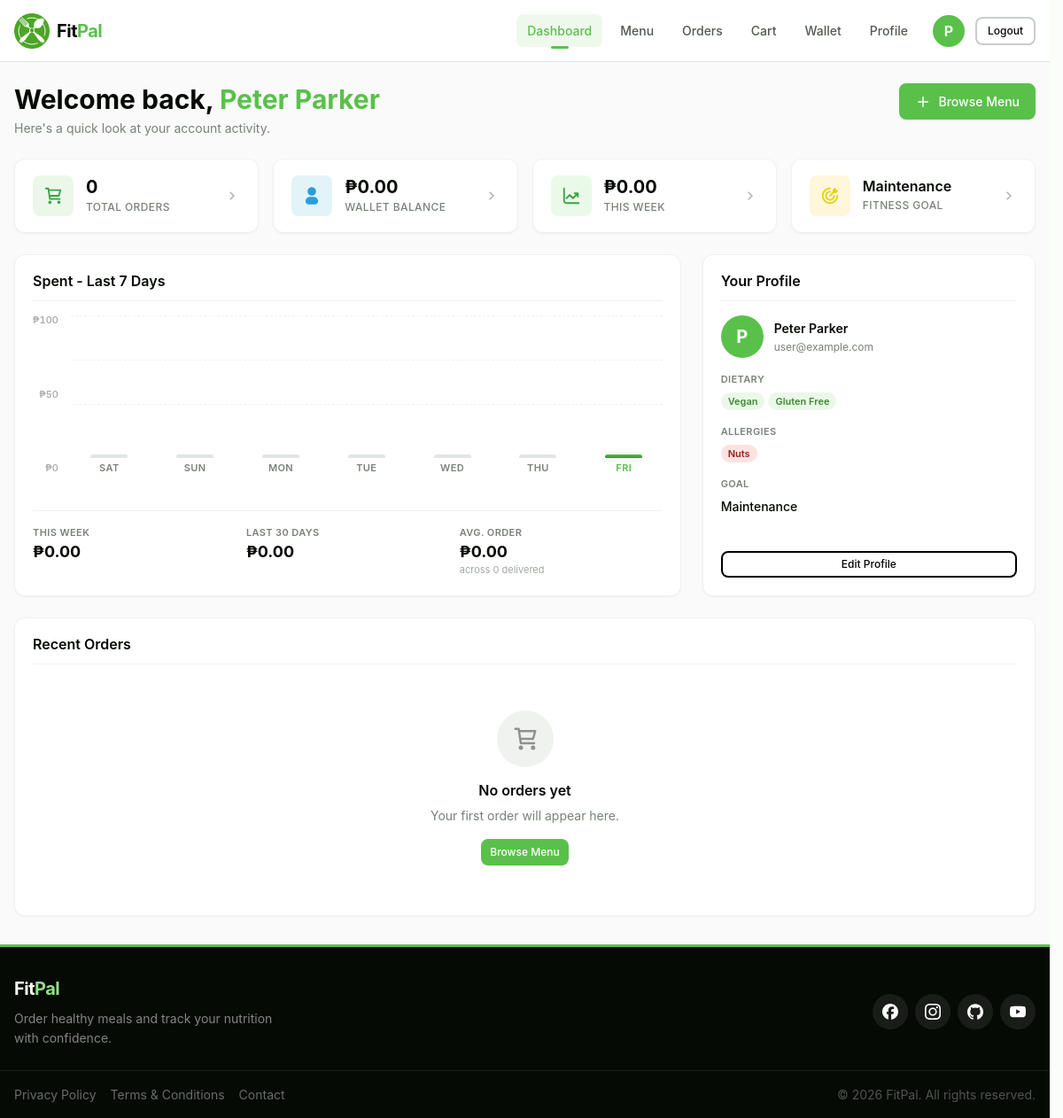
The page /customer/pages/dashboard.php (signed in) on the database its author committed.
### tables this page shows
CREATE TABLE customer_profile (
    customer_profile_id INT AUTO_INCREMENT PRIMARY KEY,
    customer_id INT NOT NULL UNIQUE,
    financial_account_id INT NOT NULL UNIQUE,
    profile_picture VARCHAR(255) NULL,
    dietary_preferences TEXT NULL,
    allergies TEXT NULL,
    fitness_goal VARCHAR(30) NULL CHECK (
        fitness_goal IN (
            'weight_loss',
            'muscle_gain',
            'maintenance'
        )
    ),
    height_cm DECIMAL(5, 2) NULL CHECK (
        height_cm IS NULL
        OR height_cm > 0
    ),
    weight_kg DECIMAL(5, 2) NULL CHECK (
        weight_kg IS NULL
        OR weight_kg > 0
    ),
    FOREIGN KEY (customer_id) REFERENCES customer (customer_id) ON DELETE CASCADE,
    FOREIGN KEY (financial_account_id) REFERENCES financial_account (financial_account_id) ON DELETE CASCADE,
    INDEX idx_customer_id (customer_id),
    INDEX idx_financial_account_id (financial_account_id)
) COMMENT = 'Customer profile with dietary and health information';

CREATE TABLE customer (
    customer_id INT AUTO_INCREMENT PRIMARY KEY,
    first_name VARCHAR(50) NOT NULL,
    middle_name VARCHAR(50) NULL,
    last_name VARCHAR(50) NOT NULL,
    birthdate DATE NULL,
    gender VARCHAR(10) NULL CHECK (
        gender IN ('Male', 'Female', 'Other')
    ),
    email VARCHAR(100) NOT NULL UNIQUE,
    contact_number VARCHAR(15) NULL,
    username VARCHAR(30) NULL UNIQUE,
    password VARCHAR(255) NOT NULL,
    date_created TIMESTAMP DEFAULT CURRENT_TIMESTAMP,
    is_active TINYINT(1) DEFAULT 1,
    INDEX idx_email (email),
    INDEX idx_username (username),
    INDEX idx_contact_number (contact_number)
) COMMENT = 'Customer account information';

### customer/pages/dashboard.php (the view, shortened to what the rows shown need)
<?php
require_once __DIR__ . '/../includes/header.php';
require_once __DIR__ . '/../backend/database/dashboard-queries.php';
$customerId = (int)$_SESSION['customer_id'];
$userName = $_SESSION['customer_name'] ?? 'Customer';
$profile      = [];
try {
    $profile      = getDashboardProfileSnapshot($database_connection, $customerId);
} catch (PDOException $e) {
    error_log('Dashboard query error: ' . $e->getMessage());
}
function parseCsvTags(?string $raw): array
{
    return array_values(array_filter(
        array_map('trim', explode(',', $raw)),
        static fn($v) => $v !== '' && strtolower($v) !== 'none'
    ));
}
$dietaryTags = parseCsvTags($profile['dietary_preferences'] ?? null);
$allergyTags = parseCsvTags($profile['allergies'] ?? null);
$fitnessGoal = (string)($profile['fitness_goal'] ?? '');
$fullName    = trim(($profile['first_name'] ?? '') . ' ' . ($profile['last_name'] ?? ''));
$fitnessGoalLabel = match ($fitnessGoal) {
    'weight_loss' => 'Weight Loss',
    'muscle_gain' => 'Muscle Gain',
    'maintenance' => 'Maintenance',
    default       => 'Not set',
};
?>
<div class="content dashboard-page">
    <div class="container">
        <header class="dashboard-header">
            <div class="dashboard-greeting">
                <h1 class="heading-2">
                    Welcome back, <span><?php echo htmlspecialchars($userName, ENT_QUOTES, 'UTF-8'); ?></span>
                </h1>
            </div>
        </header>
        <section class="stats-grid" aria-label="Account summary">
            <a href="profile.php" class="stat-card">
                <div class="stat-info">
                    <p class="stat-number stat-number-text">
                        <?php echo htmlspecialchars($fitnessGoalLabel, ENT_QUOTES, 'UTF-8'); ?>
                    </p>
                    <p class="stat-label">Fitness Goal</p>
                </div>
            </a>
        </section>
        <div class="dashboard-row dashboard-row-primary">
            <section class="dashboard-card analytics-card" id="analytics" aria-labelledby="analytics-title">
                <div class="card-header">
                    <h2 class="heading-5" id="analytics-title">Spent - Last 7 Days</h2>
                </div>
            </section>
            <aside class="dashboard-card profile-snapshot-card" aria-labelledby="profile-snapshot-title">
                <div class="card-header">
                    <h2 class="heading-5" id="profile-snapshot-title">Your Profile</h2>
                </div>
                <div class="profile-snapshot">
                    <div class="snapshot-avatar-row">
                        <div class="snapshot-avatar" aria-hidden="true">
                            <?php echo htmlspecialchars(strtoupper(substr($fullName ?: 'U', 0, 1)), ENT_QUOTES, 'UTF-8'); ?>
                        </div>
                        <div class="snapshot-name-block">
                            <p class="snapshot-name">
                                <?php echo htmlspecialchars($fullName ?: 'Customer', ENT_QUOTES, 'UTF-8'); ?></p>
                            <p class="snapshot-email">
                                <?php echo htmlspecialchars($profile['email'] ?? '—', ENT_QUOTES, 'UTF-8'); ?></p>
                        </div>
                    </div>
                    <?php if (!empty($dietaryTags)): ?>
                    <div class="snapshot-section">
                        <div class="snapshot-tags">
                            <?php foreach ($dietaryTags as $tag): ?>
                            <span class="tag tag-diet">
                                <?php echo htmlspecialchars(ucwords(str_replace('_', ' ', $tag)), ENT_QUOTES, 'UTF-8'); ?>
                            </span>
                            <?php endforeach; ?>
                        </div>
                    </div>
                    <?php endif; ?>
                    <?php if (!empty($allergyTags)): ?>
                    <div class="snapshot-section">
                        <div class="snapshot-tags">
                            <?php foreach ($allergyTags as $tag): ?>
                            <span class="tag tag-allergen">
                                <?php echo htmlspecialchars(ucwords(str_replace('_', ' ', $tag)), ENT_QUOTES, 'UTF-8'); ?>
                            </span>
                            <?php endforeach; ?>
                        </div>
                    </div>
                    <?php endif; ?>
                    <div class="snapshot-section">
                        <span class="snapshot-label">Goal</span>
                        <span
                            class="snapshot-value"><?php echo htmlspecialchars($fitnessGoalLabel, ENT_QUOTES, 'UTF-8'); ?></span>
                    </div>
                </div>
            </aside>
        </div>
        <section class="dashboard-card orders-card" aria-labelledby="recent-orders-title">
            <div class="card-header">
                <h2 class="heading-5" id="recent-orders-title">Recent Orders</h2>
            </div>
        </section>
    </div>
</div>
<?php require_once __DIR__ . '/../../shared/includes/footer.php'; ?>

### rows shown on the page
customer_profile: fitness_goal "Maintenance", customer.last_name "P", customer.last_name "Peter Parker", customer.email "user@example.com", dietary_preferences "Vegan", dietary_preferences "Gluten Free", allergies "Nuts"

### other values the page prints
$userInitial "P"
$userName "Peter Parker"
$counts['total_orders'] "0"
formatCurrency($counts['wallet_balance']) "₱0.00"
formatCurrency($spend['weekly_spend']) "₱0.00"
$grid "100"
$grid "50"
$grid "0"
$day['short'] "SAT"
$day['short'] "SUN"
$day['short'] "MON"
$day['short'] "TUE"
$day['short'] "WED"
$day['short'] "THU"
$day['short'] "FRI"
